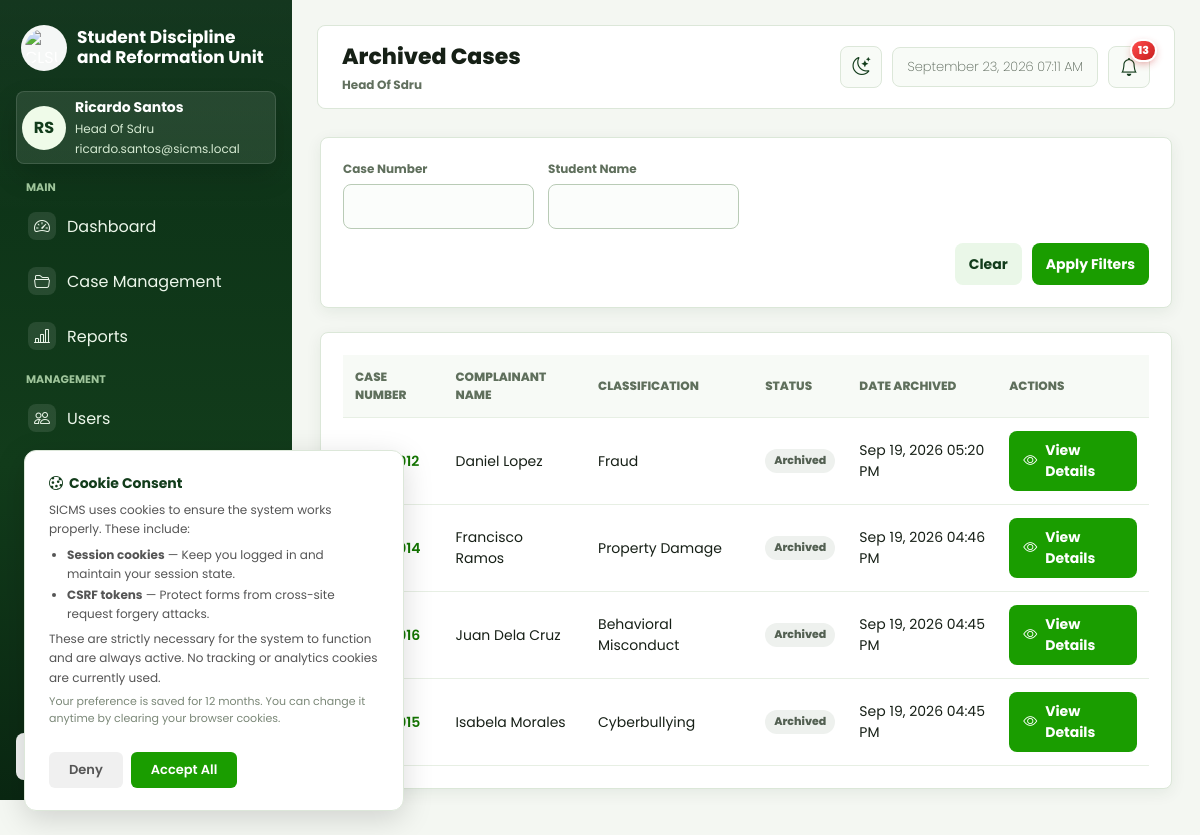
/web/views/archived_cases/index.php (signed in), run on the app's committed database.
### tables this page shows
CREATE TABLE `accounts` (
  `account_id` int UNSIGNED NOT NULL,
  `first_name` varchar(100) NOT NULL,
  `last_name` varchar(100) NOT NULL,
  `email` varchar(255) NOT NULL,
  `password_hash` varchar(255) DEFAULT NULL,
  `auth_provider` varchar(50) DEFAULT NULL,
  `role` varchar(50) NOT NULL DEFAULT 'student',
  `status` varchar(20) NOT NULL DEFAULT 'active',
  `college_id` int UNSIGNED DEFAULT NULL,
  `student_number` varchar(50) DEFAULT NULL,
  `college` varchar(255) DEFAULT NULL,
  `course` varchar(255) DEFAULT NULL,
  `section` varchar(50) DEFAULT NULL,
  `created_at` datetime NOT NULL DEFAULT CURRENT_TIMESTAMP,
  `updated_at` datetime NOT NULL DEFAULT CURRENT_TIMESTAMP ON UPDATE CURRENT_TIMESTAMP,
  `phone_number` varchar(20) NOT NULL DEFAULT '',
  `gender` varchar(20) NOT NULL DEFAULT '',
  `birthday` date DEFAULT NULL,
  `address` text NOT NULL,
  `profile_pic` varchar(255) DEFAULT NULL
);

CREATE TABLE `complaints` (
  `complaint_id` int UNSIGNED NOT NULL,
  `case_number` varchar(50) NOT NULL,
  `complaint_title` varchar(255) NOT NULL,
  `submitted_by_account_id` int UNSIGNED NOT NULL,
  `complainant_name` varchar(255) NOT NULL,
  `complainant_gender` varchar(20) DEFAULT NULL,
  `complainant_age` int UNSIGNED DEFAULT NULL,
  `complainant_address` text,
  `complainant_type` varchar(50) NOT NULL DEFAULT 'Student',
  `complainant_relationship` varchar(100) DEFAULT NULL,
  `complainant_employee_no` varchar(100) DEFAULT NULL,
  `complainant_department` varchar(255) DEFAULT NULL,
  `complainant_position` varchar(255) DEFAULT NULL,
  `complainant_affiliation` varchar(255) DEFAULT NULL,
  `complainant_purpose` varchar(255) DEFAULT NULL,
  `complainant_student_no` varchar(50) DEFAULT NULL,
  `complainant_email` varchar(255) DEFAULT NULL,
  `complainant_contact` varchar(50) DEFAULT NULL,
  `complainant_college` varchar(255) DEFAULT NULL,
  `complainant_course` varchar(255) DEFAULT NULL,
  `complainant_year_level` varchar(50) DEFAULT NULL,
  `complainant_section` varchar(50) DEFAULT NULL,
  `complainant_course_year` varchar(100) DEFAULT NULL,
  `case_classification` varchar(100) NOT NULL,
  `incident_datetime` datetime DEFAULT NULL,
  `incident_location` varchar(255) DEFAULT NULL,
  `complaint_details` text,
  `status` varchar(50) NOT NULL DEFAULT 'Under Investigation',
  `respondent_released_at` datetime DEFAULT NULL,
  `respondent_released_by_account_id` int UNSIGNED DEFAULT NULL,
  `respondent_visibility` text,
  `assigned_coordinator_account_id` int UNSIGNED DEFAULT NULL,
  `assigned_reformation_coordinator_account_id` int UNSIGNED DEFAULT NULL,
  `reformation_completed_at` datetime DEFAULT NULL,
  `submitted_at` datetime NOT NULL DEFAULT CURRENT_TIMESTAMP,
  `created_at` datetime NOT NULL DEFAULT CURRENT_TIMESTAMP,
  `updated_at` datetime NOT NULL DEFAULT CURRENT_TIMESTAMP ON UPDATE CURRENT_TIMESTAMP,
  `case_source` varchar(20) NOT NULL DEFAULT 'Online Submission',
  `original_case_date` date DEFAULT NULL,
  `legacy_outcome` varchar(255) DEFAULT NULL,
  `action_taken` text,
  `resolution_date` date DEFAULT NULL,
  `remarks_notes` text,
  `legacy_entry_source` varchar(100) DEFAULT NULL,
  `outcome` text
);

### web/views/archived_cases/index.php (the view, shortened to what the rows shown need)
<?php
require_once __DIR__ . '/../../controllers/CaseController.php';
$controller = new CaseController();
$viewData = $controller->archivedIndex();
$user = $viewData['user'];
$cases = $viewData['cases'];
function h($value) {
    return htmlspecialchars((string) $value);
}
?>
<!DOCTYPE html>
<html lang="en">
<head>
    <link rel="stylesheet" href="../layout/style.css">
    <link rel="stylesheet" href="../layout/sidebar.css">
    <link rel="stylesheet" href="../layout/cases.css">
    <link rel="stylesheet" href="https://cdn.jsdelivr.net/npm/bootstrap-icons@1.11.3/font/bootstrap-icons.min.css">
    <link rel="stylesheet" href="../layout/system.css?v=2">
</head>
<body>
    <div class="dashboard-shell">
        <?php require __DIR__ . '/../layout/sidebar.php'; ?>
        <div class="case-shell app-content">
            <?php $pageTitle = 'Archived Cases'; require __DIR__ . '/../layout/topbar.php'; ?>
        <main class="case-wrap">
            <section class="table-panel">
                    <table id="caseTable" <?= empty($cases) ? 'hidden' : '' ?>>
                        <thead>
                            <tr>
                                <th>Case Number</th>
                                <th>Complainant Name</th>
                                <th>Classification</th>
                                <th>Status</th>
                                <th>Date Archived</th>
                                <th>Actions</th>
                            </tr>
                        </thead>
                        <tbody id="caseTableBody">
                            <?php foreach ($cases as $case): ?>
                                <tr>
                                    <td>
                                        <a class="case-link" href="../cases/show.php?id=<?= (int) $case['complaint_id'] ?>">
                                        </a>
                                    </td>
                                    <td><?= h($case['complainant_name']) ?></td>
                                    <td><?= h($case['case_classification']) ?></td>
                                    <td><span class="status"><?= h($case['status']) ?></span></td>
                                    <td><?= h(date('M d, Y h:i A', strtotime($case['updated_at']))) ?></td>
                                    <td>
                                        <div class="row-actions">
                                            <a class="btn btn-primary" href="../cases/show.php?id=<?= (int) $case['complaint_id'] ?>"><i class="bi bi-eye"></i> View Details</a>
                                        </div>
                                    </td>
                                </tr>
                            <?php endforeach; ?>
                        </tbody>
                    </table>
            </section>
        </main>
        </div>
    </div>
</body>
</html>

### web/views/layout/sidebar.php (shortened to what the rows shown need)
<?php
require __DIR__ . '/navigation.php';
$userEmail = isset($user['email']) ? $user['email'] : '';
?>
<aside class="sidebar" id="app-sidebar">
    <div class="sidebar-profile">
        <div class="avatar" aria-hidden="true"><?php if (!empty($user['profile_pic'])): ?><img src="<?= h(app_url('web/views/settings/profile_pic.php?id=' . (int) $user['account_id'])) ?>" alt=""><?php else: ?><?= h($initials) ?><?php endif; ?></div>
        <div>
            <div class="profile-name"><?= h($displayName) ?></div>
            <div class="profile-role"><?= h($roleLabel) ?></div>
            <div class="profile-email"><?= h($userEmail) ?></div>
        </div>
    </div>
</aside>

### web/views/layout/topbar.php (shortened to what the rows shown need)
<?php
require __DIR__ . '/navigation.php';
require_once __DIR__ . '/../../helpers/Security.php';
$pageTitle = $pageTitle ?? 'Dashboard';
$hidePageTitle = $hidePageTitle ?? false;
?>
<div class="app-topbar-container">
    <header class="app-topbar<?= $hidePageTitle ? ' app-topbar-titleless' : '' ?>">
        <?php if (!$hidePageTitle): ?>
            <div class="app-topbar-title">
                <h1><?= h($pageTitle) ?></h1>
                <p><?= h($roleLabel) ?></p>
            </div>
        <?php endif; ?>
    </header>
</div>

### data on the page
accounts: initials "RS", displayName "Ricardo Santos", role "Head Of Sdru", email "ricardo.santos@sicms.local"
complaints: complainant_name "Daniel Lopez", case_classification "Fraud", status "Archived", updated_at "Sep 19, 2026 05:20 PM"
complaints: complainant_name "Francisco Ramos", case_classification "Property Damage", status "Archived", updated_at "Sep 19, 2026 04:46 PM"
complaints: complainant_name "Juan Dela Cruz", case_classification "Behavioral Misconduct", status "Archived", updated_at "Sep 19, 2026 04:45 PM"
complaints: complainant_name "Isabela Morales", case_classification "Cyberbullying", status "Archived", updated_at "Sep 19, 2026 04:45 PM"

### other printed values
$groupLabel "MAIN"
$item['label'] "Dashboard"
$item['label'] "Case Management"
$item['label'] "Reports"
$groupLabel "MANAGEMENT"
$item['label'] "Users"
$pageTitle "Archived Cases"
$unreadNotificationCount "13"
